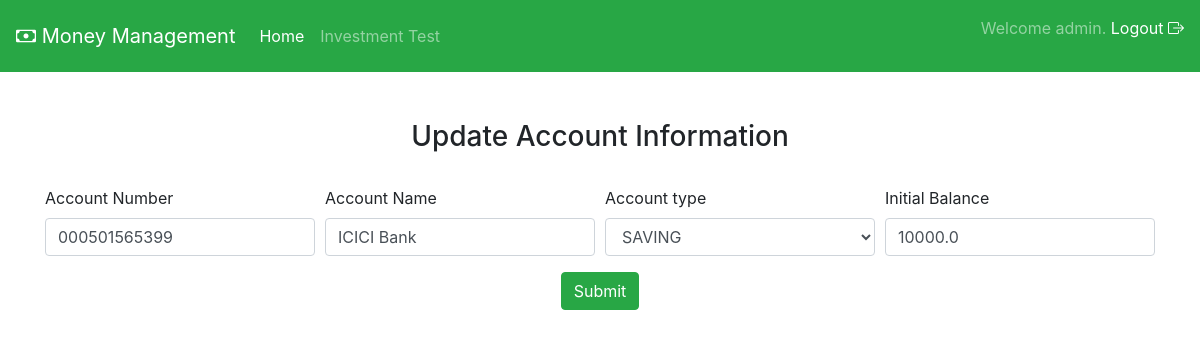
The page /savings/update/8 (signed in) on the database its author committed.
### savings/models.py (models this page shows, shortened)
class BankAccount(models.Model):
    acct_types = [
        ('SAVING', 'SAVING'),
        ('FD', 'FD'),
        ('PPF', 'PPF')
    ]
    acct_number = models.CharField(max_length=30)
    acct_type = models.CharField(max_length=10, choices=acct_types)
    acct_name = models.CharField(max_length=30)
    owner = models.ForeignKey(User, on_delete=models.SET_NULL, null=True, blank=True)
    initial_balance = models.FloatField()
    balance = models.FloatField(default=0)

### savings/views.py (the view)
# urls.py: path('savings/update/<int:pk>', views.update_bank_account, name='update_savings_acct'),
@login_required()
def update_bank_account(request, pk):
    obj = get_object_or_404(BankAccount, id=pk)
    form = BankAccountForm(request.POST or None, instance=obj)
    error = ""
    if request.user != obj.owner:
        error = "You are not allowed to update this account"
    if form.is_valid() and request.user == obj.owner:
        form_obj = form.save(commit=False)
        form_obj.save()
        return redirect('bank-acct-details')
    if request.user != obj.owner:
        form = BankAccountForm()
    context = {"form": form, "error": error}
    return render(request, "savings/bankaccount_form.html", context)

### savings/forms.py
class BankAccountForm(ModelForm):
    class Meta:
        model = BankAccount
        exclude = ['owner', 'balance']

### savings/templates/savings/bankaccount_form.html (shortened to what this page needs)
{% extends 'home/base.html' %}
{% block body_block %}
<div class="container">
<div class="text-center">
    <h3>Update Account Information</h3>
    <br>
</div>
<form method="post" action="">
    <div class="form-row">
        <div class="form-group col-md-3">
            <label for="id_acct_number">Account Number</label>
            <input type="text" name="acct_number" required class="form-control" id="id_acct_number"
                   value={% if form.acct_number.value %} "{{ form.acct_number.value}}" {% endif %}>
        </div>
        <div class="form-group col-md-3">
            <label for="id_acct_name">Account Name</label>
            <input type="text" name="acct_name" required class="form-control" id="id_acct_name"
                   value={% if form.acct_name.value %} "{{ form.acct_name.value}}" {% endif %}>
        </div>
        <div class="form-group col-md-3">
            <label for="id_acct_type">Account type</label>
            <select name="acct_type" required id="id_acct_type" class="form-control">
                {% if form.acct_type.value %}
                    <option selected="{{form.acct_type.value}}">{{form.acct_type.value}}</option>
                {% else %}
                    <option value selected>---------</option>
                {% endif %}
            </select>
        </div>
        <div class="form-group col-md-3">
            <label for="id_initial_balance">Initial Balance</label>
            <input type="number" name="initial_balance" required step="any" class="form-control" id="id_initial_balance"
            value={% if form.initial_balance.value %} "{{form.initial_balance.value}}" {%endif%}>
        </div>
    </div>
    <div class="text-center">
        <button type="submit" class="btn btn-success" >Submit</button>
    </div>
</form>
    <br><br>
</div>
{% endblock %}

### home/templates/home/base.html (shortened to what this page needs)
<!DOCTYPE html>
<html lang="en">
<head>
    <link rel='stylesheet' href='https://cdn.datatables.net/1.10.20/css/dataTables.bootstrap.min.css'>
    <link rel='stylesheet' href='https://cdn.datatables.net/1.10.20/css/jquery.dataTables.min.css'>
    <link rel='stylesheet' href='https://cdn.datatables.net/buttons/1.6.0/css/buttons.dataTables.min.css'>
    <link rel="stylesheet" href="https://cdn.jsdelivr.net/npm/bootstrap@4.6.0/dist/css/bootstrap.min.css">
    <link rel="stylesheet" href="https://cdn.jsdelivr.net/npm/bootstrap-icons@1.5.0/font/bootstrap-icons.css">
    <link href="https://cdn.jsdelivr.net/npm/select2@4.1.0-rc.0/dist/css/select2.min.css" rel="stylesheet" />
</head>
<body>
<nav class="navbar navbar-expand-lg navbar-dark bg-success">
    <a class="navbar-brand" href="#"><i class="bi bi-cash"></i> Money Management</a>
    <div class="collapse navbar-collapse" id="navbarText">
        <ul class="navbar-nav mr-auto">
            {% if user.is_authenticated %}
            <li class="nav-item active">
                <a class="nav-link" href="{% url 'home' %}">Home <span class="sr-only">(current)</span></a>
            </li>
            {% endif %}
            <li class="nav-item">
                <a class="nav-link" href="{% url 'inv_return_test' %}">Investment Test</a>
            </li>
        </ul>
        <span class="navbar-text">
            {% if user.is_authenticated %}
            <p>Welcome {{ user.username }}.
                <a href="{% url 'logout' %}">Logout <i class="bi bi-box-arrow-right"></i></a>
            </p>
            {% else %}
            <p>Welcome Guest <a href="{% url 'login' %}">Login <i class="bi bi-box-arrow-left"></i></a></p>
            {% endif %}
        </span>
    </div>
</nav>
<br><br>
{% block body_block %}
{% endblock %}
</body>
</html>

### rows shown on the page
BankAccount: acct_number "000501565399", acct_name "ICICI Bank", acct_type "SAVING", initial_balance "10000.0"

### other values the page prints
{{ user.username }} "admin"
